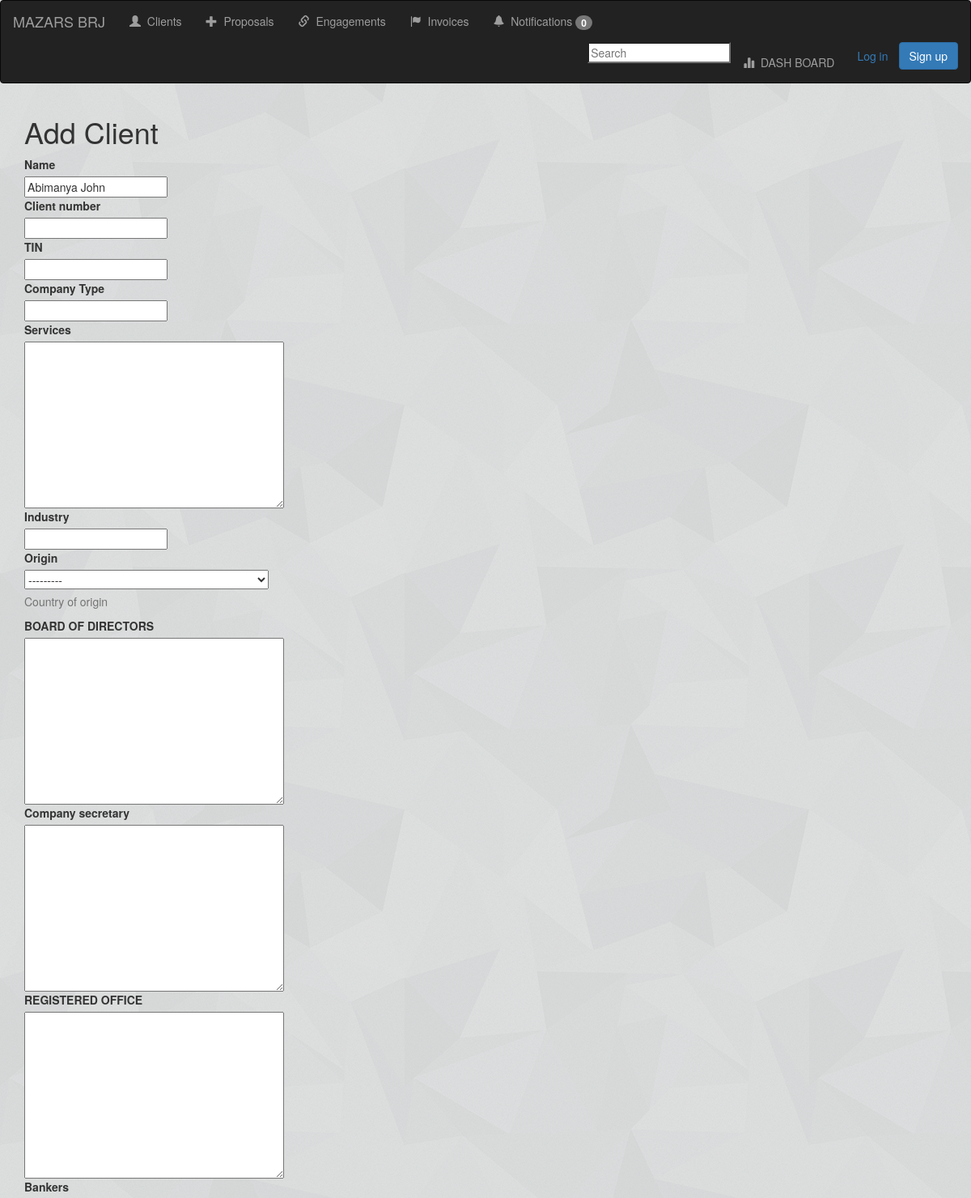
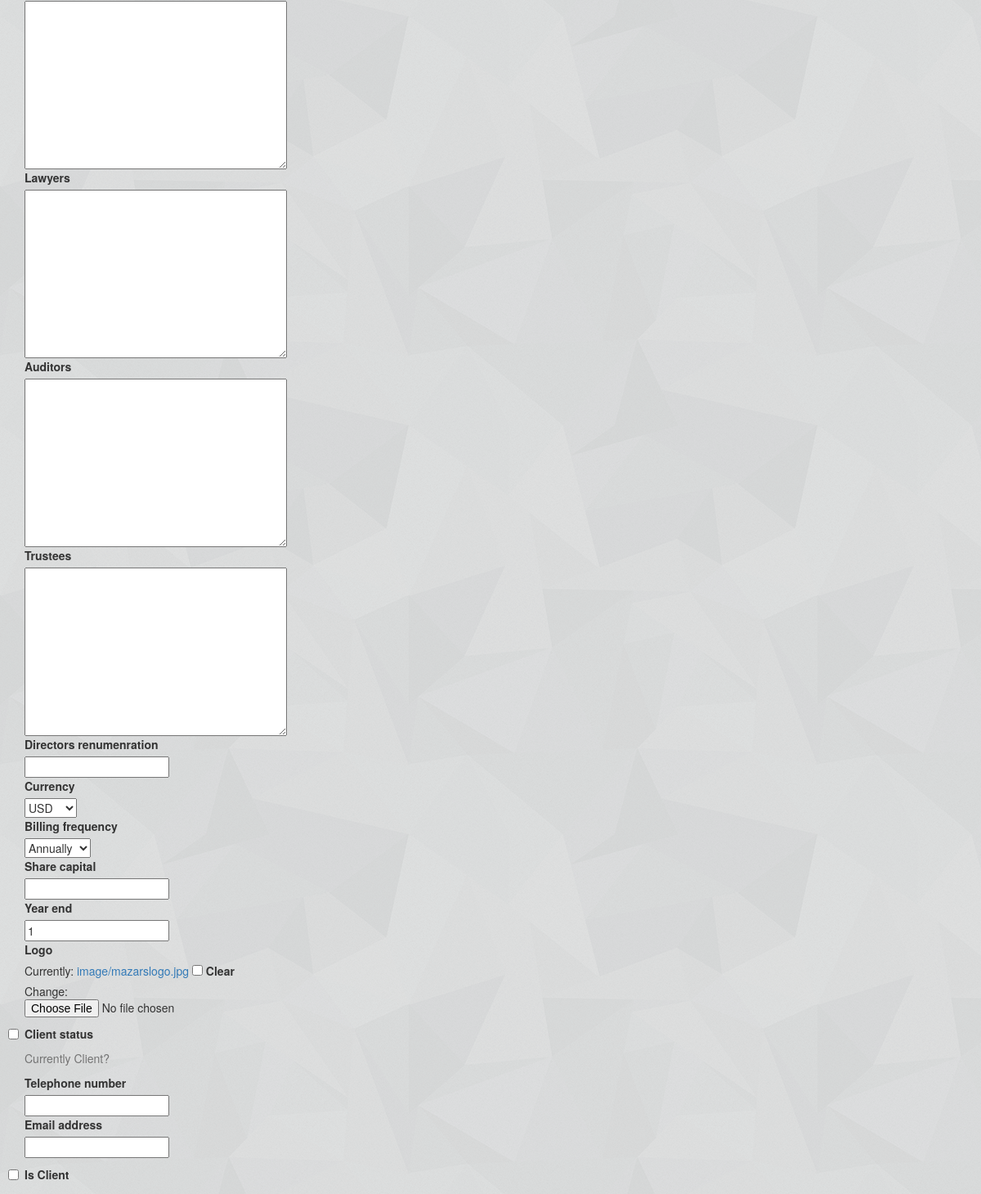
Page /81/detail/client-edit on the committed database (2 pictures, top to bottom).
### tracker/models.py (models this page shows, shortened)
class Client(models.Model):
    name = models.CharField(max_length=100, blank=True, null=True)
    client_number = models.CharField(max_length=100, blank=True, null=True)
    tin = models.CharField('TIN', max_length=19, blank=True, null=True)
    comp_type = models.CharField('Company Type',blank = True, null = True, max_length = 100 )
    services = models.TextField(blank = True, null=True)
    industry = models.CharField(blank = True, max_length = 300, null=True)
    origin = CountryField(blank = True, max_length = 2, help_text = "Country of origin", null=True)
    directors = models.TextField('BOARD OF DIRECTORS',blank = True, max_length = 500, null = True)
    company_secretary = models.TextField(blank = True, null = True)
    office = models.TextField('REGISTERED OFFICE',blank = True, null = True)
    bankers = models.TextField(blank = True, null = True)
    lawyers = models.TextField(blank = True, null = True)
    auditors = models.TextField(blank = True, null = True)
    trustees = models.TextField(blank = True, null = True)
    directors_renumenration = models.CharField(max_length=200,blank = True, null = True)
    currency = models.CharField(max_length = 3, default = 'USD', choices = money, null = True, blank = True)
    billing_frequency   = models.CharField(max_length = 19, choices = job, default = 'Annually', blank=True, null=True)
    share_capital = models.CharField(max_length=200,blank = True, null = True)
    year_end = models.CharField( max_length = 10, blank=True, null=True)
    company_logo = models.ImageField('Logo',blank = True, null = True, default='image/mazarslogo.jpg')
    logo = ImageSpecField(source='company_logo',processors =[ResizeToFill(250, 100)], format='JPEG', options={'quality':500})
    client = models.BooleanField('Client status',default= True, help_text = "Currently Client?")
    telephone_number = models.CharField(max_length = 20, blank = True, null=True)
    Email_address = models.CharField(max_length = 70, blank = True, null=True)
    is_favorite = models.BooleanField('Is Client',default=True)
    datestamp = models.DateField(auto_now_add=True,blank = True, null=True)
    class Meta:
        ordering = ('name',)

### tracker/views.py (the view, shortened to what this page needs)
# urls.py: path('<int:pk>/detail/client-edit', views.ClientEdit.as_view(), name='client_edit'),
class ClientEdit(UpdateView):
    model = Client
    fields = ('__all__')
    template_name = 'client_create.html'
    pk_url_kwarg = 'pk'
    context_object_name = 'client'

### templates/client_create.html (shortened to what this page needs)
{% extends 'base.html' %}
{% load static %}
{% load crispy_forms_tags %}
{% block content %}
<div class="container">
  <h1>Add Client</h1>
  <form method="post" id="id-client-form" enctype="multipart/form-data">
  {% crispy form %}
  </form>
</div>
{% endblock %}

### static/css/styles.css (style rules this page uses)
body { background-image: url(../image/shattered.png); }

### rows in the picture
Client: name "Abimanya John", origin "---------", currency "USD", billing_frequency "Annually", year_end "1"
